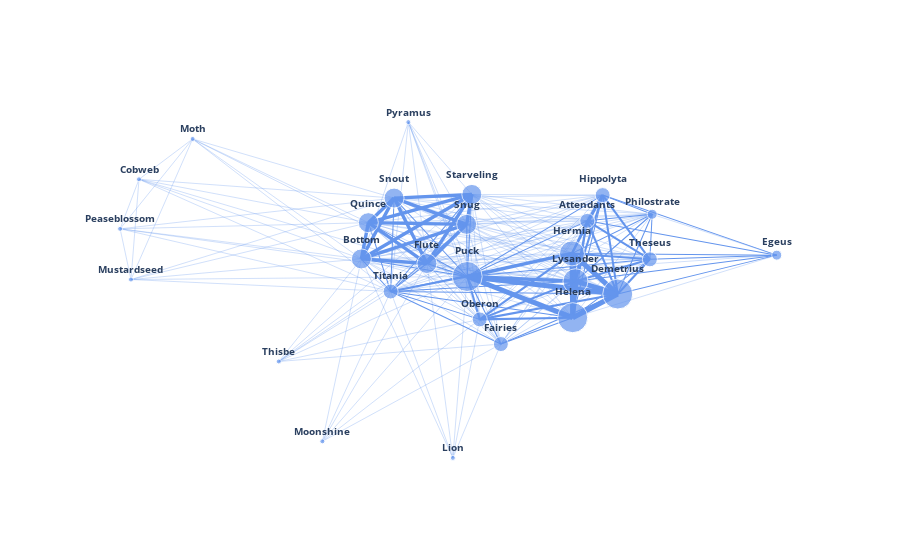

Notebook code cell kept with this figure:
### Code cell
layout = go.Layout(
    paper_bgcolor='rgba(0,0,0,0)',
    plot_bgcolor='rgba(0,0,0,0)'
)


fig = go.Figure(layout = layout)

for trace in edge_trace:
    fig.add_trace(trace)

fig.add_trace(node_trace)

fig.update_layout(showlegend = False)

fig.update_xaxes(showticklabels = False)

fig.update_yaxes(showticklabels = False)

fig.show()
